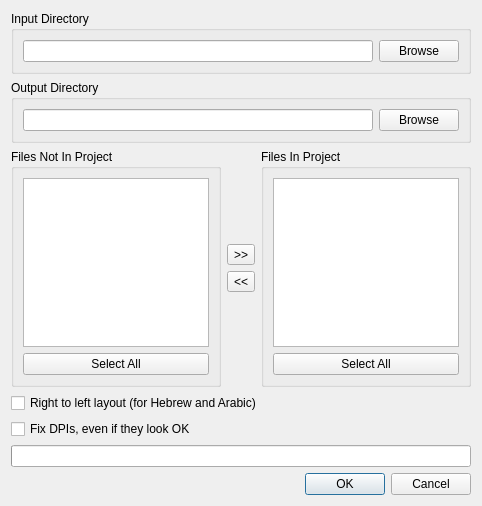
<?xml version="1.0" encoding="UTF-8"?>
<ui version="4.0">
 <class>ProjectFilesDialog</class>
 <widget class="QDialog" name="ProjectFilesDialog">
  <property name="geometry">
   <rect>
    <x>0</x>
    <y>0</y>
    <width>482</width>
    <height>506</height>
   </rect>
  </property>
  <property name="windowTitle">
   <string>Project Files</string>
  </property>
  <layout class="QVBoxLayout" name="verticalLayout">
   <item>
    <widget class="QGroupBox" name="groupBox_2">
     <property name="title">
      <string>Input Directory</string>
     </property>
     <layout class="QHBoxLayout">
      <item>
       <widget class="QLineEdit" name="inpDirLine">
        <property name="enabled">
         <bool>true</bool>
        </property>
       </widget>
      </item>
      <item>
       <widget class="QPushButton" name="inpDirBrowseBtn">
        <property name="text">
         <string>Browse</string>
        </property>
       </widget>
      </item>
     </layout>
    </widget>
   </item>
   <item>
    <widget class="QGroupBox" name="groupBox">
     <property name="title">
      <string>Output Directory</string>
     </property>
     <layout class="QHBoxLayout">
      <item>
       <widget class="QLineEdit" name="outDirLine"/>
      </item>
      <item>
       <widget class="QPushButton" name="outDirBrowseBtn">
        <property name="text">
         <string>Browse</string>
        </property>
       </widget>
      </item>
     </layout>
    </widget>
   </item>
   <item>
    <layout class="QHBoxLayout">
     <item>
      <widget class="QGroupBox" name="groupBox_3">
       <property name="title">
        <string>Files Not In Project</string>
       </property>
       <layout class="QVBoxLayout">
        <item>
         <widget class="QListView" name="offProjectList">
          <property name="selectionMode">
           <enum>QAbstractItemView::ExtendedSelection</enum>
          </property>
         </widget>
        </item>
        <item>
         <widget class="QPushButton" name="offProjectSelectAllBtn">
          <property name="text">
           <string>Select All</string>
          </property>
         </widget>
        </item>
       </layout>
      </widget>
     </item>
     <item>
      <layout class="QVBoxLayout">
       <item>
        <spacer>
         <property name="orientation">
          <enum>Qt::Vertical</enum>
         </property>
         <property name="sizeHint" stdset="0">
          <size>
           <width>1</width>
           <height>1</height>
          </size>
         </property>
        </spacer>
       </item>
       <item>
        <widget class="QToolButton" name="addToProjectBtn">
         <property name="toolTip">
          <string>&lt;html&gt;&lt;head&gt;&lt;meta name=&quot;qrichtext&quot; content=&quot;1&quot; /&gt;&lt;style type=&quot;text/css&quot;&gt;
p, li { white-space: pre-wrap; }
&lt;/style&gt;&lt;/head&gt;&lt;body style=&quot; font-family:'Sans Serif'; font-size:9pt; font-weight:400; font-style:normal;&quot;&gt;
&lt;p style=&quot; margin-top:0px; margin-bottom:0px; margin-left:0px; margin-right:0px; -qt-block-indent:0; text-indent:0px;&quot;&gt;Add selected files to project.&lt;/p&gt;&lt;/body&gt;&lt;/html&gt;</string>
         </property>
         <property name="text">
          <string>&gt;&gt;</string>
         </property>
        </widget>
       </item>
       <item>
        <widget class="QToolButton" name="removeFromProjectBtn">
         <property name="toolTip">
          <string>&lt;html&gt;&lt;head&gt;&lt;meta name=&quot;qrichtext&quot; content=&quot;1&quot; /&gt;&lt;style type=&quot;text/css&quot;&gt;
p, li { white-space: pre-wrap; }
&lt;/style&gt;&lt;/head&gt;&lt;body style=&quot; font-family:'Sans Serif'; font-size:9pt; font-weight:400; font-style:normal;&quot;&gt;
&lt;p style=&quot; margin-top:0px; margin-bottom:0px; margin-left:0px; margin-right:0px; -qt-block-indent:0; text-indent:0px;&quot;&gt;Remove selected files from project.&lt;/p&gt;&lt;/body&gt;&lt;/html&gt;</string>
         </property>
         <property name="text">
          <string>&lt;&lt;</string>
         </property>
        </widget>
       </item>
       <item>
        <spacer>
         <property name="orientation">
          <enum>Qt::Vertical</enum>
         </property>
         <property name="sizeHint" stdset="0">
          <size>
           <width>1</width>
           <height>1</height>
          </size>
         </property>
        </spacer>
       </item>
      </layout>
     </item>
     <item>
      <widget class="QGroupBox" name="groupBox_4">
       <property name="title">
        <string>Files In Project</string>
       </property>
       <layout class="QVBoxLayout">
        <item>
         <widget class="QListView" name="inProjectList">
          <property name="enabled">
           <bool>true</bool>
          </property>
          <property name="selectionMode">
           <enum>QAbstractItemView::ExtendedSelection</enum>
          </property>
         </widget>
        </item>
        <item>
         <widget class="QPushButton" name="inProjectSelectAllBtn">
          <property name="text">
           <string>Select All</string>
          </property>
         </widget>
        </item>
       </layout>
      </widget>
     </item>
    </layout>
   </item>
   <item>
    <widget class="QCheckBox" name="rtlLayoutCB">
     <property name="text">
      <string>Right to left layout (for Hebrew and Arabic)</string>
     </property>
    </widget>
   </item>
   <item>
    <widget class="QCheckBox" name="forceFixDpi">
     <property name="text">
      <string>Fix DPIs, even if they look OK</string>
     </property>
    </widget>
   </item>
   <item>
    <widget class="QProgressBar" name="progressBar">
     <property name="value">
      <number>0</number>
     </property>
     <property name="textVisible">
      <bool>false</bool>
     </property>
    </widget>
   </item>
   <item>
    <widget class="QDialogButtonBox" name="buttonBox">
     <property name="orientation">
      <enum>Qt::Horizontal</enum>
     </property>
     <property name="standardButtons">
      <set>QDialogButtonBox::Cancel|QDialogButtonBox::Ok</set>
     </property>
    </widget>
   </item>
  </layout>
 </widget>
 <resources/>
 <connections>
  <connection>
   <sender>buttonBox</sender>
   <signal>rejected()</signal>
   <receiver>ProjectFilesDialog</receiver>
   <slot>reject()</slot>
   <hints>
    <hint type="sourcelabel">
     <x>295</x>
     <y>463</y>
    </hint>
    <hint type="destinationlabel">
     <x>286</x>
     <y>274</y>
    </hint>
   </hints>
  </connection>
  <connection>
   <sender>offProjectSelectAllBtn</sender>
   <signal>clicked()</signal>
   <receiver>offProjectList</receiver>
   <slot>selectAll()</slot>
   <hints>
    <hint type="sourcelabel">
     <x>74</x>
     <y>381</y>
    </hint>
    <hint type="destinationlabel">
     <x>86</x>
     <y>318</y>
    </hint>
   </hints>
  </connection>
  <connection>
   <sender>inProjectSelectAllBtn</sender>
   <signal>clicked()</signal>
   <receiver>inProjectList</receiver>
   <slot>selectAll()</slot>
   <hints>
    <hint type="sourcelabel">
     <x>386</x>
     <y>380</y>
    </hint>
    <hint type="destinationlabel">
     <x>382</x>
     <y>304</y>
    </hint>
   </hints>
  </connection>
 </connections>
</ui>
